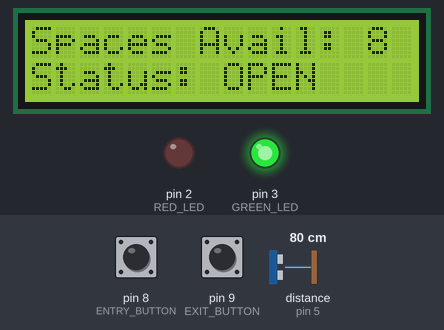
Recording of a sketch running on a simulated Arduino Uno, built with avr-gcc and run on an emulated ATmega328P. On the bench: 16×2 character LCD, output pins drawn as LEDs (lit = HIGH). Wiring (inferred from the names in the program): ultrasonic range finder: trigger pin 6; echo pin 5. The inputs (shaded band) are chosen by the test bench; at power-on: pin 8 (ENTRY_BUTTON) HIGH, pin 9 (EXIT_BUTTON) HIGH, distance to the obstacle (sensor on pin 5) 80 cm. The echo pulse lasts 58.3 µs per cm; pins used as bus, display or sensor lines are not drawn; what the sketch prints to the serial monitor is not drawn.

Above: at 3.3 s.
3.4 s: pin 8 (ENTRY_BUTTON) pulled LOW for 3.2 s
At 9.4 s:
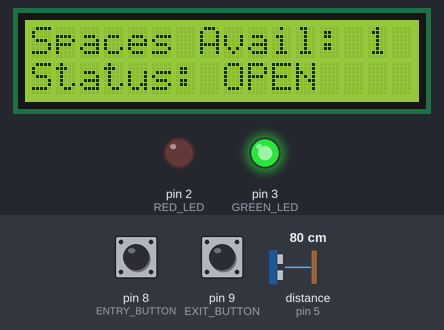
9.6 s: pin 9 (EXIT_BUTTON) pulled LOW for 3.2 s
At 14.7 s:
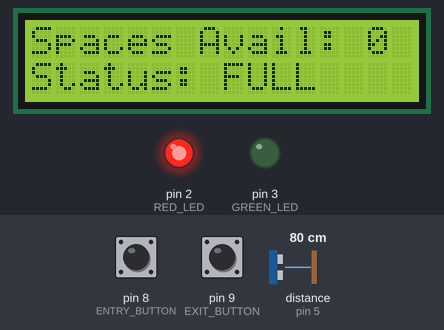
Timing chart, 0 to 16.2 s (numbered marks = the images above; inputs shaded):
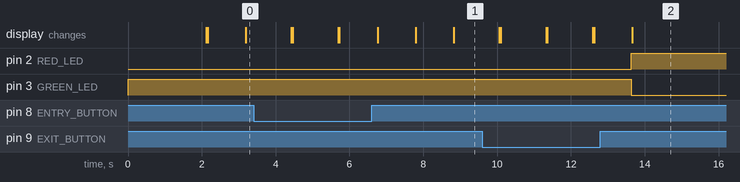

Measured:
- after the input at 9.6 s, pin 2 (RED_LED): LOW → HIGH after 4.0 s instead of 0.23 s; pin 3 (GREEN_LED): HIGH → LOW after 4.0 s instead of 0.23 s; the display: first changes after 0.46 s (image 2 shows a later state)

The sketch:

ultrasonic_2b_2l.ino
```cpp
#include <Wire.h>
#include <LiquidCrystal_I2C.h>

// Initialize LCD
LiquidCrystal_I2C lcd(0x20, 16, 2);

// Define pin connections
#define ENTRY_BUTTON 8
#define EXIT_BUTTON 9
#define GREEN_LED 3
#define RED_LED 2
#define TRIG_PIN 6
#define ECHO_PIN 5

// Parking spaces and variables
int totalSpaces = 10;
int freeSpaces = 10;

void setup() {
  pinMode(ENTRY_BUTTON, INPUT_PULLUP);
  pinMode(EXIT_BUTTON, INPUT_PULLUP);
  pinMode(GREEN_LED, OUTPUT);
  pinMode(RED_LED, OUTPUT);
  pinMode(TRIG_PIN, OUTPUT);
  pinMode(ECHO_PIN, INPUT);

  // Green LED ON initially
  digitalWrite(GREEN_LED, HIGH);
  digitalWrite(RED_LED, LOW);

  // Initialize LCD
  lcd.init();
  lcd.backlight();

  // Welcome message
  lcd.setCursor(0, 0);
  lcd.print("Welcome to Goico");
  Serial.begin(9600);
  Serial.write("Welcome to Goico");
  Serial.write("Parking System\n");
  lcd.setCursor(0, 1);
  lcd.print("Parking System");
  Serial.write("Parking System\n");

  delay(2000); // Wait for 2 seconds to show the welcome message

  // Initial free spaces display
  updateDisplay();
}

void loop() {
  // Entry button logic
  if (digitalRead(ENTRY_BUTTON) == LOW) {
    delay(200); // Debouncing
    if (freeSpaces > 0) {
      freeSpaces--;
      updateStatus();
    }
  }

  // Exit button logic
  if (digitalRead(EXIT_BUTTON) == LOW) {
    delay(200); // Debouncing
    if (freeSpaces < totalSpaces) {
      freeSpaces++;
      updateStatus();
    }
  }

  // Check the parking status using the ultrasonic sensor
  int distance = measureDistance();
  if (distance < 400 && freeSpaces > 0) { // Assuming <10 cm means a car is detected
    freeSpaces--;
    updateStatus();
    Serial.println(distance);
    delay(1000); // Wait for the car to park
  }
}

// Function to measure distance using the ultrasonic sensor
int measureDistance() {
  digitalWrite(TRIG_PIN, LOW);
  delayMicroseconds(2);
  digitalWrite(TRIG_PIN, HIGH);
  delayMicroseconds(10);
  digitalWrite(TRIG_PIN, LOW);

  long duration = pulseIn(ECHO_PIN, HIGH);
  int distance = duration * 0.034 / 2; // Convert to cm
  return distance;
  Serial.write(distance);
}

// Function to update LEDs based on free spaces
void updateLEDs() {
  if (freeSpaces == 0) {
    digitalWrite(GREEN_LED, LOW);  // No space available
    digitalWrite(RED_LED, HIGH);  // Red LED ON
  } else {
    digitalWrite(GREEN_LED, HIGH); // Space available
    digitalWrite(RED_LED, LOW);   // Red LED OFF
  }
}

// Function to update the LCD display
void updateDisplay() {
  lcd.clear();
  lcd.setCursor(0, 0);
  lcd.print("Spaces Avail: ");
  Serial.write("Spaces Avail: ");
  Serial.println(freeSpaces);
  lcd.print(freeSpaces);

  // Show parking status
  lcd.setCursor(0, 1);
  if (freeSpaces == 0) {
    lcd.print("Status: FULL");
    Serial.write("Status: FULL\n");
  } else {
    lcd.print("Status: OPEN");
    Serial.write("Status: OPEN\n");
  }
}

// Function to update both LEDs and LCD
void updateStatus() {
  updateLEDs();
  updateDisplay();
}
```
